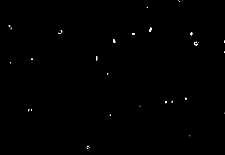
#> input picture TugasPCD_1/Sobel/Tugas2.jpg, 225 x 155 px
$ jupyter execute Bagian2.ipynb   (older library calls are emulated)
#> lines starting #> are read from the running program, lines starting #| are printed output that depends on the picture
[cell 1]
import cv2
import numpy as np
from matplotlib import pyplot as plt
test_image = cv2.imread('Tugas2.jpg',0)
#> test_image is the input picture: shape (155, 225); min 0, max 255, mean 1
#gambar dibaca grayscale
#cv2.sobel(original_image,ddepth,xorder,yorder,kernelsize)
#tanda cv2.CV_64F adalah format grayscale 64 bit (true color)
#sedangkan cv2.CV_8U adalah format binary atau 8 bit (hitam putih)
sobelx =cv2.Sobel(test_image,cv2.CV_64F,1,0,ksize=3)
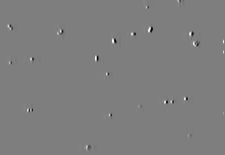
#> sobelx: shape (155, 225) float64; min -988, max 1007, mean 0.1; drawn with min black and max white
sobely =cv2.Sobel(test_image,cv2.CV_64F,0,1,ksize=3)
plt.figure()
plt.subplot(1,2,1),plt.imshow(sobelx,cmap='gray'),plt.title('Penerapan Sobel X')
plt.subplot(1,2,2),plt.imshow(sobely,cmap='gray'),plt.title('Penerapan Sobel Y')
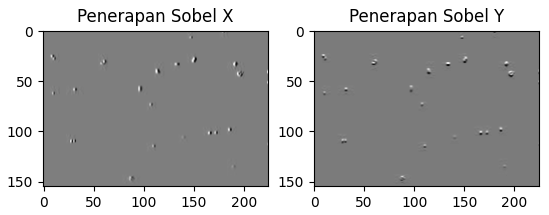
#> figure drawn by matplotlib, 2 panels
